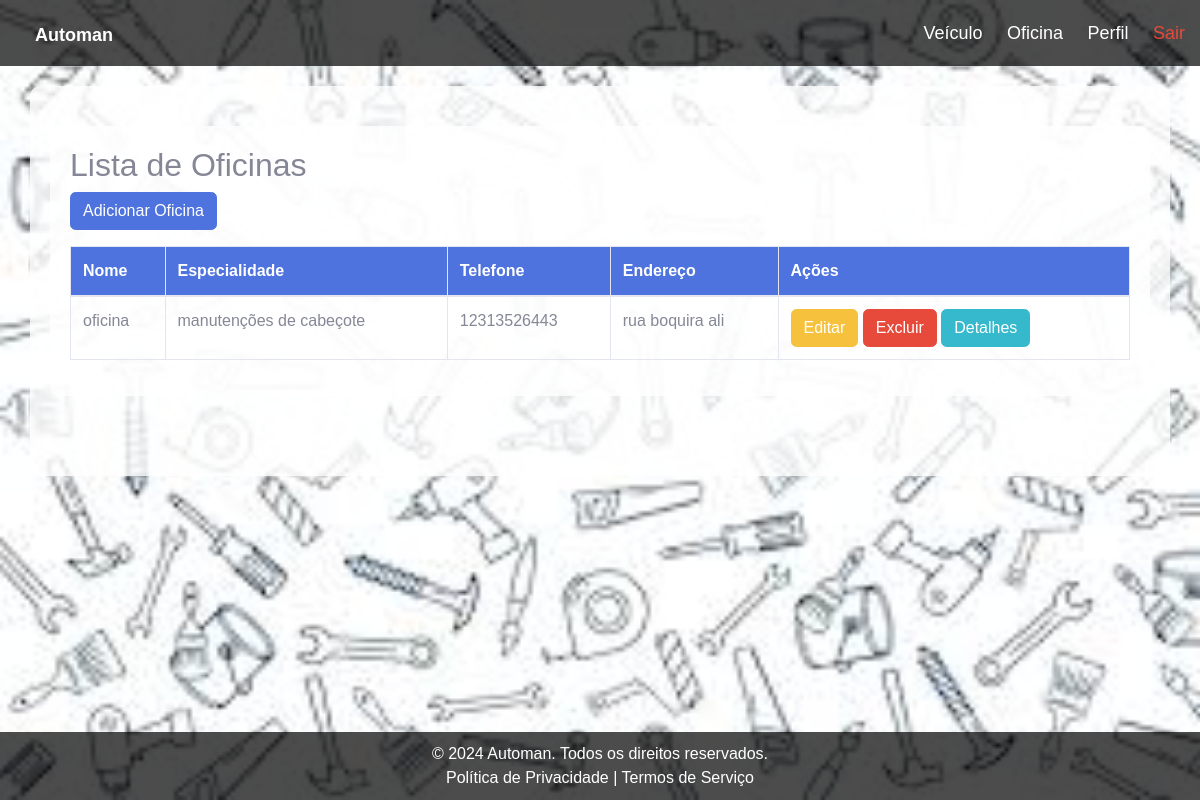
The page /oficina/listar/ (signed in) on the database its author committed.
### oficina/models.py (models this page shows, shortened)
class Oficina(models.Model):
    nome = models.CharField(max_length=200)
    endereco = models.CharField(max_length=500)
    telefone = models.CharField(max_length=11)
    especialidade = models.CharField(max_length=100)
    usuario = models.ForeignKey(User, on_delete=models.CASCADE)

### oficina/views.py (the view)
# urls.py: path('listar/', views.oficinaListar, name='oficinaListar'),
@login_required
def oficinaListar(request):
    oficinas = Oficina.objects.all()
    return render(request, 'oficina/oficinaListar.html', {'oficinas': oficinas})

### templates/oficina/oficinaListar.html
{% extends 'base.html' %}
{% block content %}
<div class="container">
    <h2>Lista de Oficinas</h2>
    <div class="mb-3">
        <a href="{% url 'oficinaAdd' %}" class="btn btn-primary">Adicionar Oficina</a>
    </div>
    <div class="table-responsive">
        <table class="table table-bordered table-hover">
            <thead class="bg-primary text-white">
            <tr>
                <th>Nome</th>
                <th>Especialidade</th>
                <th>Telefone</th>
                <th>Endereço</th>
                <th>Ações</th>
            </tr>
        </thead>
        <tbody>
            {% for oficina in oficinas %}
            <tr>
                <td>{{ oficina.nome }}</td>
                <td>{{ oficina.especialidade }}</td>
                <td>{{ oficina.telefone }}</td>
                <td>{{ oficina.endereco }}</td>
                <td>
                    <a href="{% url 'oficinaEditar' oficina.id %}" class="btn btn-warning">Editar</a>
                    <a href="{% url 'oficinaDeletar' oficina.id %}" class="btn btn-danger">Excluir</a>
                    <a href="{% url 'oficinaDetalhe' oficina.id %}" class="btn btn-info">Detalhes</a>
                </td>
            </tr>
            {% empty %}
            <tr>
                <td colspan="4">Nenhuma oficina cadastrada.</td>
            </tr>
            {% endfor %}
        </tbody>
    </table>
</div>
{% endblock %}

### rows shown on the page
Oficina: nome "oficina", especialidade "manutenções de cabeçote", telefone "12313526443", endereco "rua boquira ali"
